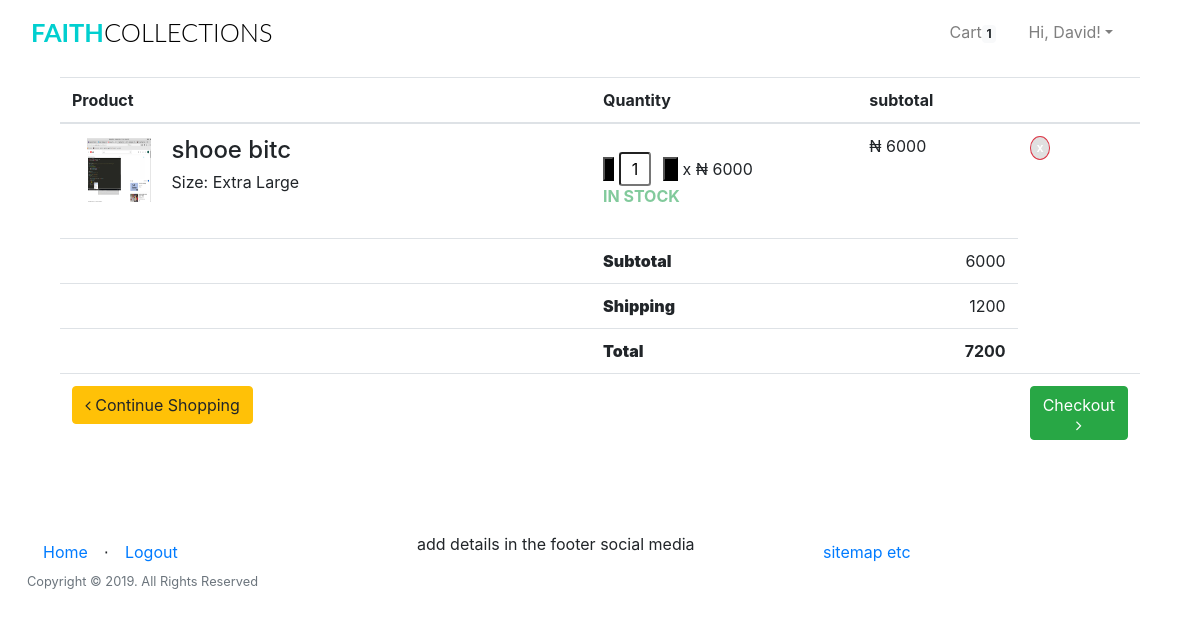
Page /cart/ (signed in) on the earlier database version.
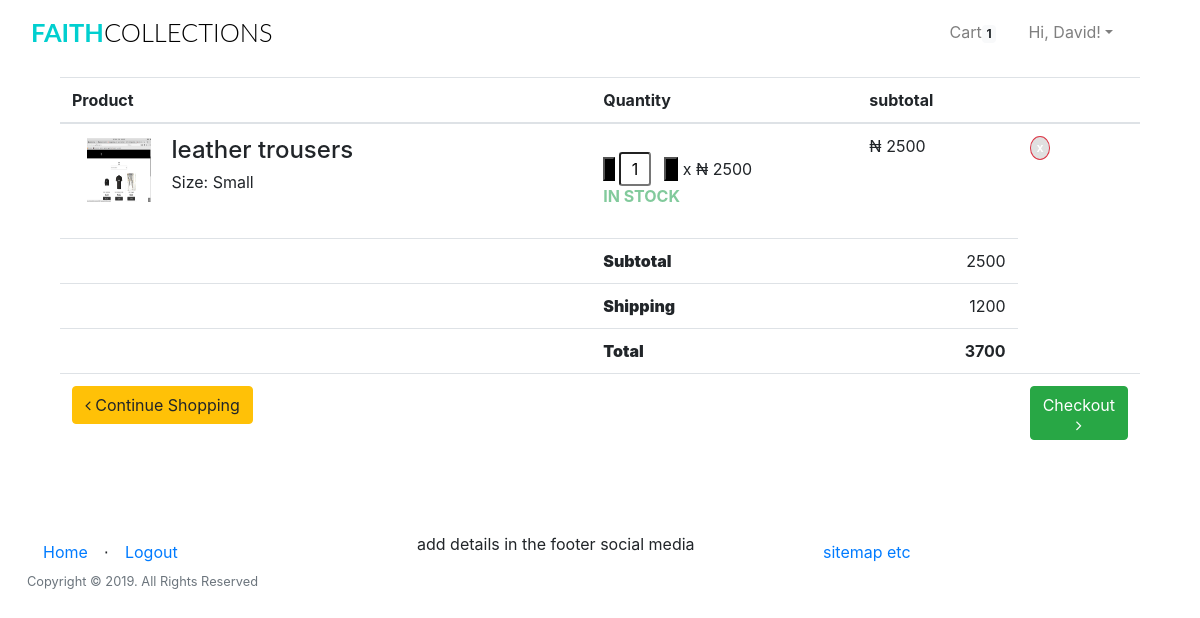
Same page on the later database version.
### app/models.py (models this page shows, shortened)
class User(UserMixin, db.Model):
	__tablename__="user"
	id = db.Column(db.Integer, primary_key=True)
	firstname = db.Column(db.String(24), index=True)
	lastname = db.Column(db.String(24), index=True)
	email = db.Column(db.String(50), index=True, unique=True)
	password_hash = db.Column(db.String)
	phonenumber = db.Column(db.String(18), index=True, unique=True)
	is_admin = db.Column(db.Boolean, default = False)
	order = db.relationship('Order', backref='my_orders')
	kart = db.relationship('Kart', uselist=False, backref='user_kart')
	shipping_info = db.relationship('ShippingInfo', backref='role',lazy='dynamic')

class Kart(db.Model):
	id = db.Column(db.Integer, primary_key=True)
	product_id = db.Column(db.Integer, db.ForeignKey('product.id'))
	product = db.relationship('Products', uselist=False)
	quantity = db.Column(db.Integer)
	subtotal = db.Column(db.Integer)
	user_id = db.Column(db.Integer, db.ForeignKey('user.id'))
	user = db.relationship('User', uselist=False, backref='user')

class Products(db.Model):
	__tablename__ = 'product'
	id = db.Column(db.Integer, primary_key=True)
	product_name = db.Column(db.String(100), index=True)
	product_price = db.Column(db.Integer, index=True)
	product_image = db.Column(db.String(120),index=True)
	product_description = db.Column(db.String(200), index=True)
	product_stock = db.Column(db.Integer, index = True)
	product_size = db.Column(db.String(5), index = True)
	categories_id = db.Column(db.Integer, db.ForeignKey('categories.id'))
	'''
		foreign key for product.id
		test this weda its one order several products or several orders, serveral products
		using many to many for now
		#many many rel with order
	'''
	order = db.relationship("Order", secondary = association_table)

### app/users/routes.py (the view)
@users.route('/cart/',methods = ["GET","POST"])
def cart():
	if current_user.is_anonymous:
		count = 0
		user = 0
		cartlist = []
	else:
		user = current_user.id
		count = Kart.query.filter_by(user_id =user).count()
		cartlist = Kart.query.filter_by(user_id=user).all()
	form = CartForm()
	price = ShippingPrice()
	items_subtotals = subtotals()
	if current_user.is_anonymous:
		flash('please login or register to be able to add a shipping address')
		return render_template('users/cart.html', count= count, cartlist= cartlist,
	title = "Cart", form = form, price=price, items_subtotals=items_subtotals)
	return render_template('users/cart.html', count= count, cartlist= cartlist,
	title = "Cart", form = form, price=price,items_subtotals=items_subtotals)

### app/users/forms.py
class CartForm(FlaskForm):
	quantity = IntegerField('1', validators=[DataRequired()])
	submit = SubmitField('Submit')

### app/models.py (called while the page is built)
@login_manager.user_loader
def load_user(id):
    return User.query.get(int(id))

### app/users/routes.py (called while the page is built)
def ShippingPrice():
	if current_user.is_authenticated:
		item_num = Kart.query.filter_by(user_id = current_user.id).count()
	else:
		item_num = Kart.query.filter_by(user_id = 0).count()
	shipping_price = 0
	if item_num >= 1:
		shipping_price = 1200
	elif item_num >= 5:
		shipping_price = 2500
	else:
		pass
	return shipping_price

def subtotals():
	if current_user.is_authenticated:
		get_products = Kart.query.filter_by(user_id = current_user.id).all()
	else:
		get_products = Kart.query.filter_by(user_id = 0).all()
	items_subtotal = 0
	for price in get_products:
		items_subtotal+=int(price.subtotal)
	return items_subtotal

### app/templates/users/cart.html (shortened to what this page needs)
{% extends "base.html" %}
{% block body%}
<link href="//maxcdn.bootstrapcdn.com/font-awesome/4.1.0/css/font-awesome.min.css" rel="stylesheet">
<link href="{{ url_for('static', filename='css/cart.css')}}" rel="stylesheet">
<link href="{{ url_for('static', filename='css/testcart.css')}}" rel="stylesheet">
<div class="container">
		{% if current_user.is_authenticated %}
	<table id="cart" class="table table-hover table-condensed">
    				<thead>
						<tr>
							<th style="width:50%">Product</th>
							<th style="width:25%">Quantity</th>
							<th style="width:15%">subtotal</th>
							<th style="width:10%"></th>
						</tr>
					</thead>
					<tbody>
						<tr>
								{% for items in cartlist %}
							<td data-th="Product">
								<div class="row">
									<div class="col-sm-2 hidden-xs"><img src="{{ items.product.product_image }}" class="item-img img-responsive"/></div>
									<div class="col-sm-8">
										<h4 class="nomargin">{{ items.product.product_name }}</h4>
										<div class="offset">
												<span>Size:</span>
												<span>{{ items.product.product_size }}</span>
										</div>
									</div>
								</div>
							</td>
							<td data-th="Quantity">
									<form action="{{url_for('users.quantity_update', id=items.id)}}" class="form-inline"
									style="padding:0;margin:0;">
										<p>
											<input id="minus-btn" type="button" class="minus-btn{{items.id}}" value="-">
												<input type="text" name="quantity" class="qty form-control-sm"
												id="qty{{items.id}}" value="{{items.quantity}}" readonly>
											<input id="plus-btn" type="button" class="plus-btn{{items.id}} 	" value="+">
											  x <span class="iso">₦</span> <span class="item-price{{items.id}}"> {{ items.product.product_price }}</span>
											  <p> <span id="loading{{items.id}}" class="loading_bkg"></span> </p>
										</p>
									</form>
									<p class="stockStatus">
											In Stock
									</p>
							</td>
							<td data-th="Price"><p>
								<span class="iso">₦</span>
								<span class="item-total{{items.id}} item-total">{{items.subtotal}}
							</span></p>
							</td>
							<td class="actions" data-th="">
									<a href="{{ url_for('users.remove_item', id=items.id) }}"
									class="remove btn btn-danger btn-sm">x</a>
							</td>
							{% endfor %}
						</tr>
					</tbody>
					<tfoot>
						<tr class="visible-xs">
								<th colspan="1"><strong></strong></th>
							<th ><strong>Subtotal</strong></th>
							<td class="text-right"><span id="subtotal_value">{{items_subtotals}}</span></td>
						</tr>
						<tr class="visible-xs">
								<th colspan="1"><strong></strong></th>
							<th ><strong>Shipping</strong></th>
							<td class="text-right">{{ price }}</td>
						</tr>
						<tr class="visible-xs">
								<th colspan="1"><strong></strong></th>
							<th ><strong>Total</strong></th>
							<td class="text-right"><strong><span id ="total-final">{{items_subtotals + price}}</span></strong></td>
						</tr>
						<tr>
							<td><a href="#" class="btn btn-warning"><i class="fa fa-angle-left"></i> Continue Shopping</a></td>
							<td colspan="2" class="hidden-xs"></td>
							<td><a href="#" class="btn btn-success btn-block" data-toggle="modal"
								data-target="#exampleModalCenter">Checkout <i class="fa fa-angle-right"></i></a></td>
						</tr>
					</tfoot>
				</table>
</div>
{% endif %}
{% endblock %}

### app/templates/base.html (shortened to what this page needs)
<html>
    <head>
        <link href="{{ url_for('static', filename='css/bootstrap.min.css') }}"rel="stylesheet">
        <link href="{{ url_for('static', filename='css/st.css') }}"rel="stylesheet">
    </head>
    <body>
            <div class="container-fluid mt-1 mb-3">
                <nav class="navbar navbar-expand-lg navbar-light">
                    <h1 class="brand_name">
                        <a class="navbar-brand" href="{{ url_for('home.homepage') }}">Faith<span>Collections</span></a>
                    </h1>
                    <div class="collapse navbar-collapse" id="navbarTogglerDemo03">
                    <ul class="navbar-nav ml-auto mr-5 mt-2 mt-lg-0">
                            {% if current_user.is_authenticated %}
                            {% if current_user.is_admin %}
                            <li class="nav-item ml-3">
                              <a class="nav-link active" href="{{ url_for('home.admin_dashboard') }}">Dashboard</a>
                            </li>
                            <li class="nav-item ml-3">
                              <a class="nav-link" href="{{ url_for('admin.list_categories') }}">Categories</a>
                            </li>
                            <li class="nav-item ml-3">
                              <a class="nav-link" href="{{ url_for('admin.list_products') }}">Products</a>
                            </li>
                            <li class="nav-item ml-3">
                              <a class="nav-link" href="#" >Orders</a>
                            </li>
                            {% else %}
                              <li class="nav-item ml-3">
                                <a class="nav-link" href="{{ url_for('users.cart') }}">Cart<span class="badge badge-light">{{ count }}</span></a>
                              </li>
                              {% endif %}
                              <li class="nav-item dropdown ml-3">
                                    <a class="nav-link dropdown-toggle" data-toggle="dropdown" href="#" role="button" aria-haspopup="true" aria-expanded="false">
                                        Hi, {{ current_user.firstname }}!</a>
                                  </li>
                                    {% endif %}
                    </ul>
                    </div>
                </nav>
            </div>
    <div class=" container">
            {% block body %}
            {% endblock %}
    </div>
    <div class="push"></div>
    <div class="container-fluid">
        <footer>
                <div class="row">
                        <div class="col">
                                <ul class="nav">
                                    <li class=" nav-item" ><a class="nav-link" href="{{ url_for('home.homepage') }}">Home</a></li>
                                    <li class="footer-menu-divider mt-2">⋅</li>
                                    {% if current_user.is_authenticated %}
                                        <li class=" nav-item" ><a class="nav-link" href="{{ url_for('auth.logout') }}">Logout</a></li>
                                    {% else %}
                                        <li class=" nav-item" ><a class="nav-link" href="{{ url_for('auth.register') }}">Register</a></li>
                                        <li class="footer-menu-divider mt-2">⋅</li>
                                        <li class=" nav-item" ><a class="nav-link" href="{{ url_for('auth.login') }}">Login</a></li>
                                    {% endif %}
                                </ul>
                                <p class="copyright text-muted small">Copyright © 2019. All Rights Reserved</p>
                        </div>
                        <div class="col">
                                <ul class="d-inline-block">
                                 <li class="d-inline-block">add details in the footer</li>
                                 <li class="d-inline-block">social media</li>
                                </ul>
                        </div>
                        <div class="col">
                            <ul class="nav">
                            <li class="d-inline-block"><a class="nav-link" href="#">sitemap etc</a></li>
                            </ul>
                        </div>
                </div>
        </footer>
    </div>
    </body>
</html>

### app/static/css/st.css (style rules this page uses)
.brand_name .navbar-brand { font-size:1.59rem; text-transform: uppercase; font-family: 'Lato', sans-serif; font-weight: 700; color: #333; }
.brand_name >.navbar-brand { color:#01CFCF; text-decoration: none; }
.brand_name >.navbar-brand span { color: #000; font-weight: 300; }
.push { height:4em; }
.row { margin-left: auto; margin-right: auto; margin-bottom: 20px; }
.row:after { content: ""; display: table; clear: both; }
.row .col { float: left; -webkit-box-sizing: border-box; box-sizing: border-box; padding: 0 0.75rem; min-height: 1px; }

### app/static/css/cart.css (style rules this page uses)
p,h1, h3, input, ul, h6 ,h5 { margin: 0; padding: 0; }
ul { list-style-type: none; }
.item-img { width:5em; height: 4em; display:inline; padding-right:1em; margin-top: 2px; margin-bottom: 4px; }
.item-img, .item-name { display: inline-block; }
input.qty { width: 2em; text-align: center; font-size: 1em; padding: .25em; margin: 1em .5em 0 0; }
p.stockStatus { color: #82CA9C; font-weight: bold; text-transform: uppercase; }
.remove { text-decoration: none; font-family: "Montserrat", sans-serif; color: #ffffff; font-weight: bold; background: #e0e0e0; padding: .5em; font-size: .75em; display: inline-block; border-radius: 100%; line-height: .85; transition: all 0.25s linear; }
.loading_bkg { height: 16px; display: inline-block; width: 18px; margin-left: 4px; }
#minus-btn,#plus-btn { background-color: black; }

Differences in the rows shown:
removed Kart: product.product_name "shooe bitc", product.product_size "Extra Large", quantity "1", product.product_price "6000", subtotal "6000"
added Kart: product.product_name "leather trousers", product.product_size "Small", quantity "1", product.product_price "2500", subtotal "2500"
Other differences:
{{ items_subtotals }}: "6000" → "2500"
{{ items_subtotals + price }}: "7200" → "3700"
